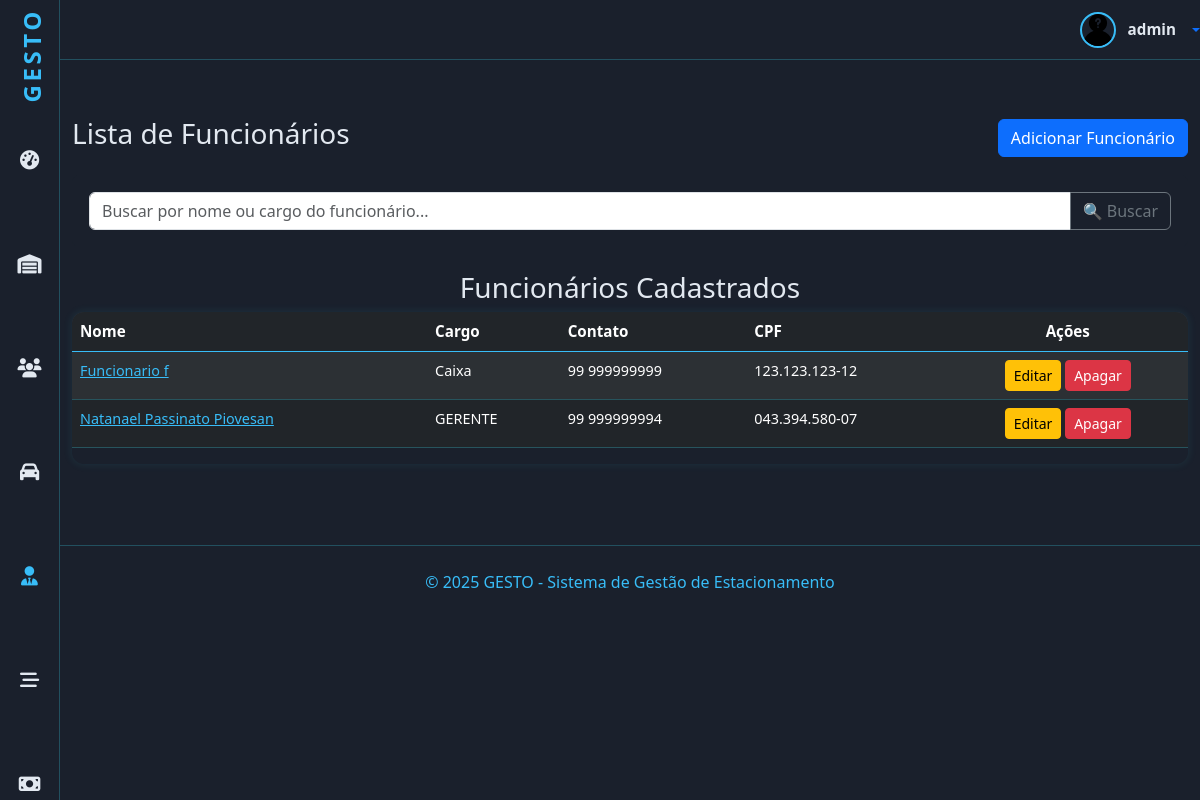
/funcionarios/funcionarios (signed in), run on the app's committed database.
### funcionarios/models.py (models this page shows, shortened)
class Funcionario(PessoaFisica):
    cpf = models.CharField('CPF ', max_length=14, unique=True, null=True, blank=True)
    funcao = models.CharField('Função', max_length=35, help_text='Função na empresa')
    data_admissao = models.DateField('Admissão', help_text='Data de admissão na empresa')
    class Meta:
        verbose_name = 'Funcionário'
        verbose_name_plural = 'Funcionários'
        ordering = [Upper('nome')]

### funcionarios/views.py (the view)
# urls.py: path('funcionarios', FuncionariosView.as_view(), name='funcionarios'),
class FuncionariosView(PermissionRequiredMixin, ListView):
    permission_required = 'funcionarios.view_funcionario'
    permission_denied_message = 'Visualizar funcionario'
    model = Funcionario
    template_name = 'funcionarios.html'
    context_object_name = 'funcionarios'
    paginate_by = 5
    def get_queryset(self):
        qs = super().get_queryset()
        buscar = self.request.GET.get('buscar')
        if buscar:
            qs = qs.filter(
                Q(nome__icontains=buscar) |
                Q(funcao__icontains=buscar)
            )
        return qs

### funcionarios/templates/funcionarios.html (shortened to what this page needs)
{% extends 'principal.html' %}
{% load django_bootstrap5 %}
{% load static %}
{% block content %}
<div id="dados" class="container">
    <div class="d-flex justify-content-between align-items-center mt-4 mb-3">
        <h3>Lista de Funcionários</h3>
        <a href="{% url 'funcionario_adicionar' %}" class="btn btn-primary">Adicionar Funcionário</a>
    </div>
    <div class="card card-body mb-4" id="search">
        <form method="get" action="">
            <div class="input-group">
                <input class="form-control" type="text" name="buscar" value="{{ request.GET.buscar }}" placeholder="Buscar por nome ou cargo do funcionário...">
                <button type="submit" class="btn btn-outline-secondary">🔍 Buscar</button>
            </div>
        </form>
    </div>
    {% if object_list %}
        <div class="card-body">
            <h3 class="text-center">Funcionários Cadastrados</h3>
            <div class="table-responsive">
                <table class="table table-striped table-dark">
                    <thead>
                        <tr>
                            <th>Nome</th>
                            <th>Cargo</th>
                            <th>Contato</th>
                            <th>CPF</th>
                            <th class="text-center">Ações</th>
                        </tr>
                    </thead>
                    <tbody>
                        {% for funcionario in object_list %}
                            <tr>
                                <td>
                                    <a href="#" id="link-modal" data-bs-toggle="modal" data-bs-target="#modal-funcionario-{{ funcionario.id }}">
                                        {{ funcionario.nome }}
                                    </a>
                                </td>
                                <td>{{ funcionario.funcao }}</td>
                                <td>{{ funcionario.fone }}</td>
                                <td>{{ funcionario.cpf }}</td>
                                <td class="text-center">
                                    <a href="{% url 'funcionario_editar' funcionario.pk %}" class="btn btn-sm btn-warning">Editar</a>
                                    <a href="{% url 'funcionario_apagar' funcionario.pk %}" class="btn btn-sm btn-danger">Apagar</a>
                                </td>
                            </tr>
                        {% endfor %}
                    </tbody>
                </table>
            </div>
        </div>
    {% else %}
        <div class="alert alert-warning text-center mt-4">Nenhum funcionário encontrado.</div>
    {% endif %}
</div>
{% endblock %}

### home/templates/principal.html (shortened to what this page needs)
<!doctype html>
{% load static %}
{% load django_bootstrap5 %}
<html lang="pt-br">
<head>
    {% block head %}
    {% include "head.html" %}
    {% endblock %}
</head>
<body>
<header id="header-top" role="banner" aria-label="Cabeçalho superior">
    <div class="dropdown">
        <a href="#" class="user-profile text-decoration-none dropdown-toggle" data-bs-toggle="dropdown"
           aria-expanded="false">
            {% if user.is_authenticated %}
                {% if user.funcionario.foto %}
                    <img src="{{ user.funcionario.foto.url }}" alt="Avatar do utilizador"/>
                {% else %}
                    <img src="{% static 'img/desconhecido.png' %}" alt="Avatar do utilizador"/>
                {% endif %}
                <span>{{ user.username }}</span>
            {% else %}
                <i class="fas fa-sign-in-alt me-2"></i>
                <span>Acesso</span>
            {% endif %}
        </a>
    </div>
</header>
{% if request.user.is_authenticated %}
    <nav id="sidebar" aria-label="Menu principal">
        <div class="logo" aria-label="Logo GESTO">
            <a href="{% url 'index' %}"
               class="nav-link {% if request.resolver_match.url_name == 'index' %}active{% endif %}">GESTO</a>
        </div>
        <div data-bs-spy="scroll"  data-bs-offset="0" data-bs-smooth-scroll="true" class="scrollspy" tabindex="0">
      <ul class="nav flex-column" role="menu" aria-label="Navegação principal">
            <li class="nav-item" role="none">
                <a href="{% url 'index' %}"
                   class="nav-link {% if request.resolver_match.url_name == 'index' %}active{% endif %}">
                    <i class="fa-solid fa-gauge-high" aria-hidden="true"></i>
                </a>
            </li>
            <li class="nav-item" role="none">
                <a href="{% url 'estadias' %}"
                   class="nav-link {% if request.resolver_match.url_name == 'estadias' %}active{% endif %}">
                    <i class="fa-solid fa-warehouse" aria-hidden="true"></i>
                </a>
            </li>
            <li class="nav-item" role="none">
                <a href="{% url 'clientes' %}"
                   class="nav-link {% if request.resolver_match.url_name == 'clientes' %}active{% endif %}">
                    <i class="fas fa-users"></i>
                </a>
            </li>
            <li class="nav-item" role="none">
                <a href="{% url 'veiculos' %}"
                   class="nav-link {% if request.resolver_match.url_name == 'veiculos' %}active{% endif %}">
                    <i class="fas fa-car" aria-hidden="true"></i>
                </a>
            </li>
           <li class="nav-item" role="none">
                <a href="{% url 'funcionarios' %}"
                   class="nav-link {% if request.resolver_match.url_name == 'funcionarios' %}active{% endif %}">
                    <i class="fas fa-user-tie" aria-hidden="true"></i>
                </a>
            </li>
            <li class="nav-item" role="none">
                <a href="{% url 'vagas' %}"
                   class="nav-link {% if request.resolver_match.url_name == 'vagas' %}active{% endif %}">
                    <i class="fas fa-stream" aria-hidden="true"></i>
                </a>
            </li>
            <li class="nav-item" role="none">
                <a href="{% url 'valores' %}"
                   class="nav-link {% if request.resolver_match.url_name == 'valores' %}active{% endif %}">
                    <i class="fa-solid fa-money-bill" aria-hidden="true"></i>
                </a>
            </li>
        </ul>
    </div>
    </nav>
{% endif %}
{% block content %}{% endblock %}
{% block footer %}
{% include "footer.html" %}
{% endblock %}
</body>
</html>

### home/templates/head.html (style rules this page uses)
:root { --bg-primary: #1a202c; --bg-card: #2d3748; --text-primary: #e2e8f0; --highlight: #38bdf8; --border-subtle: rgba(56, 223, 248, 0.25); --table-row-alt: #374151; }
.scrollspy { position: relative; height: 100vh; margin-top: .5rem; overflow: auto; -ms-overflow-style: none; scrollbar-width: none; }
body { background-color: var(--bg-primary); color: var(--text-primary); font-family: "Segoe UI", Tahoma, Geneva, Verdana, sans-serif; min-height: 100vh; overflow-x: hidden; margin-left: 5%; }
#search { background-color: var(--bg-primary); border-color:var(--bg-primary); }
#dados { margin-top: 5%; margin-bottom: 5%; }
#sidebar { background-color: var(--bg-primary); min-height: 100vh; width: 5%; position: fixed; top: 0; left: 0; padding-top: 0.5rem; display: flex; flex-direction: column; align-items: center; border-right: 1px solid var(--border-subtle); z-index: 1030; transition: 0.7s ease-out; margin-bottom: 10%; }
#sidebar .logo { font-weight: 700; font-size: 1.5rem; color: var(--highlight); margin-bottom: 2rem; user-select: none; writing-mode: vertical-rl; transform: rotate(180deg); letter-spacing: 0.15em; text-align: center; width: 32px; }
#sidebar ul.nav { list-style: none; padding: 0; margin: 0; width: 100%; margin-bottom: 10%; padding-bottom: 30%; }
#link-modal { color: var(--highlight); }
#sidebar ul.nav li { width: 100%; margin-bottom: 1.5rem; text-align: center; }
#sidebar ul.nav li a { color: var(--text-primary); font-size: 1.2rem; display: block; width: 100%; padding: 0.2rem 0; transition: color 0.3s; position: relative; }
#sidebar ul.nav li a:hover, #sidebar ul.nav li a.active { color: var(--highlight); }
#header-top { height: 60px; border-bottom: 1px solid var(--border-subtle); display: flex; align-items: center; justify-content: flex-end; gap: 1.5rem; margin-bottom: 2rem; color: var(--text-primary); }
#header-top .user-profile { display: flex; align-items: center; gap: 0.75rem; cursor: pointer; user-select: none; }
#header-top .user-profile img { width: 36px; height: 36px; border-radius: 50%; border: 2px solid var(--highlight); object-fit: cover; }
#header-top .user-profile span { font-weight: 600; font-size: 0.95rem; color: var(--text-primary); white-space: nowrap; }
.table-responsive { border-radius: 0.75rem; overflow: hidden; box-shadow: 0 0 10px rgba(56, 223, 248, 0.1); }
table { width: 100%; border-collapse: separate; border-spacing: 0; color: var(--text-primary); user-select: none; }
thead tr { background-color: var(--bg-card); border-bottom: 2px solid var(--highlight); }
thead th { padding: 0.75rem 1.25rem; font-weight: 700; font-size: 0.95rem; text-align: left; color: var(--highlight); user-select: none; }
tbody tr { background-color: var(--bg-card); border-bottom: 1px solid var(--border-subtle); transition: background-color 0.3s ease; }
tbody tr:nth-child(even) { background-color: var(--table-row-alt); }
tbody td { padding: 0.75rem 1.25rem; font-size: 0.9rem;  }

### data on the page
Funcionario: nome "Funcionario f", funcao "Caixa", fone "99 999999999", cpf "123.123.123-12"
Funcionario: nome "Natanael Passinato Piovesan", funcao "GERENTE", fone "99 999999994", cpf "043.394.580-07"

### other printed values
{{ user.username }} "admin"
